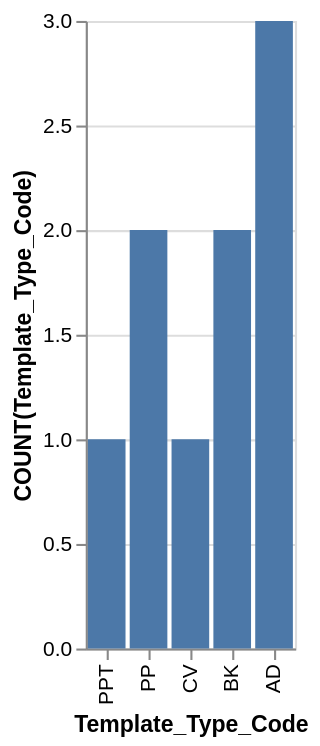

Write a Vega-Lite specification for this figure.
### Vega-Lite specification from a JSON file in a GitHub repository (floating-point values rounded to 4 significant figures)
{"data": {"values": [{"x_data": "AD", "y_data": 3}, {"x_data": "BK", "y_data": 2}, {"x_data": "CV", "y_data": 1}, {"x_data": "PP", "y_data": 2}, {"x_data": "PPT", "y_data": 1}]}, "mark": "bar", "encoding": {"x": {"field": "x_data", "type": "nominal", "title": "Template_Type_Code", "sort": "descending"}, "y": {"field": "y_data", "type": "quantitative", "title": "COUNT(Template_Type_Code)"}}}
